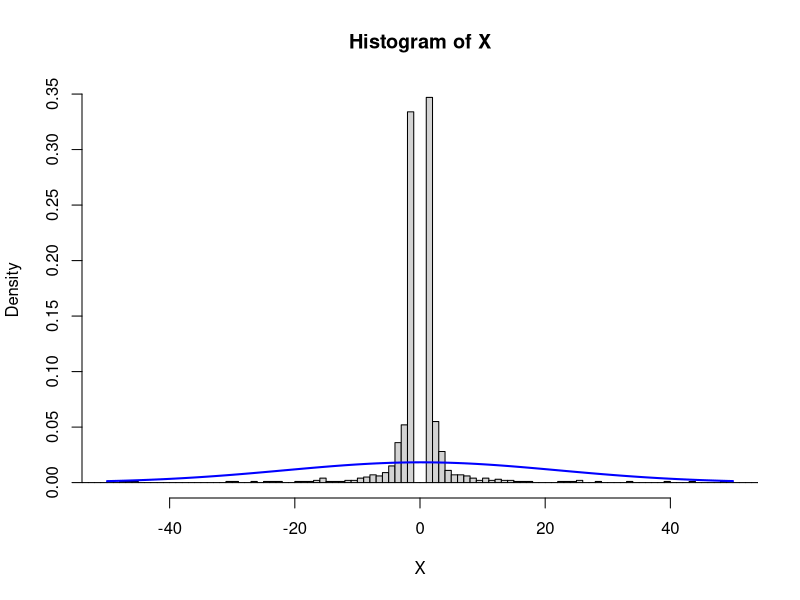
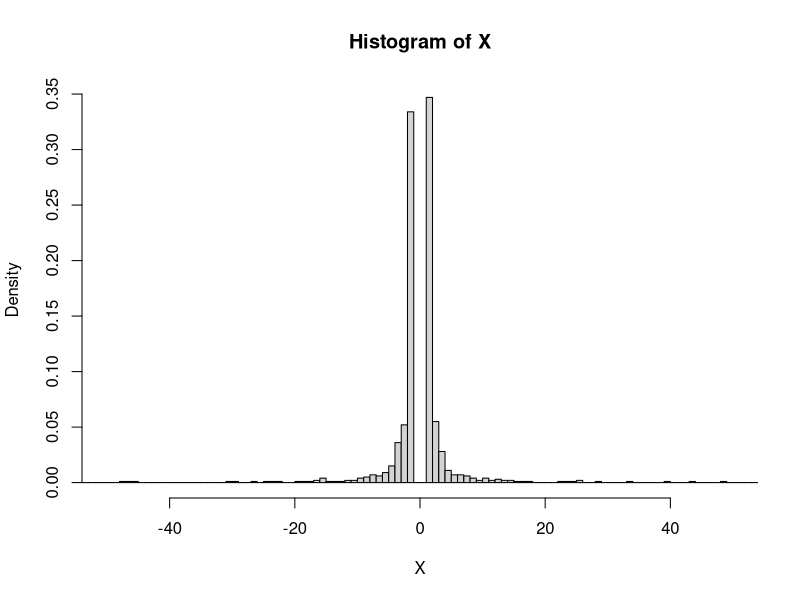

The R script that drew these images, in order:
## ---- chunk 1
mu1 = 10
mu2 = 20
pair <- function(mu){
    v = rnorm(101, mu, 1)
    Mn = mean(v)
    Md = median(v)
    returnV = c(Mn, Md)
}

means1 = c()
medians1 = c()
means2 = c()
medians2 = c()

for(i in 1:10000){
    X = pair(mu1)
    Y = pair(mu2)
    means1 = append(means1, X[1])
    medians1 = append(medians1, X[2])
    means2 = append(means2, Y[1])
    medians2 = append(medians2, Y[2])
    
}
print(c("Standard error of Means:"))
print(c(sd(means1), sd(means2)))
print(c("Standard error of Medians:"))
print(c(sd(medians1), sd(medians2)))
## ---- chunk 2
set.seed(6940)
Theta = runif(1000,0, 2*pi)
X = 1/cos(Theta)
  

hist(X, n = 1000, prob = T, xlim = c(-50,50))

library(MASS)
fit = fitdistr(X, 'normal')
x = seq(-50, 50, 0.01)
curve(dnorm(x, fit$estimate['mean'], fit$estimate['sd']), col = 'blue', add = T, lwd = 2)

## ---- chunk 3
set.seed(6940)
Theta = runif(1000,0, 2*pi)
X = 1/cos(Theta)
  

hist(X, n = 1000, prob = T, xlim = c(-50,50))
L = unname(quantile(X, 0.05))
U = unname(quantile(X, 0.95))

print(U - L)

sum(X>5)/length(X)
